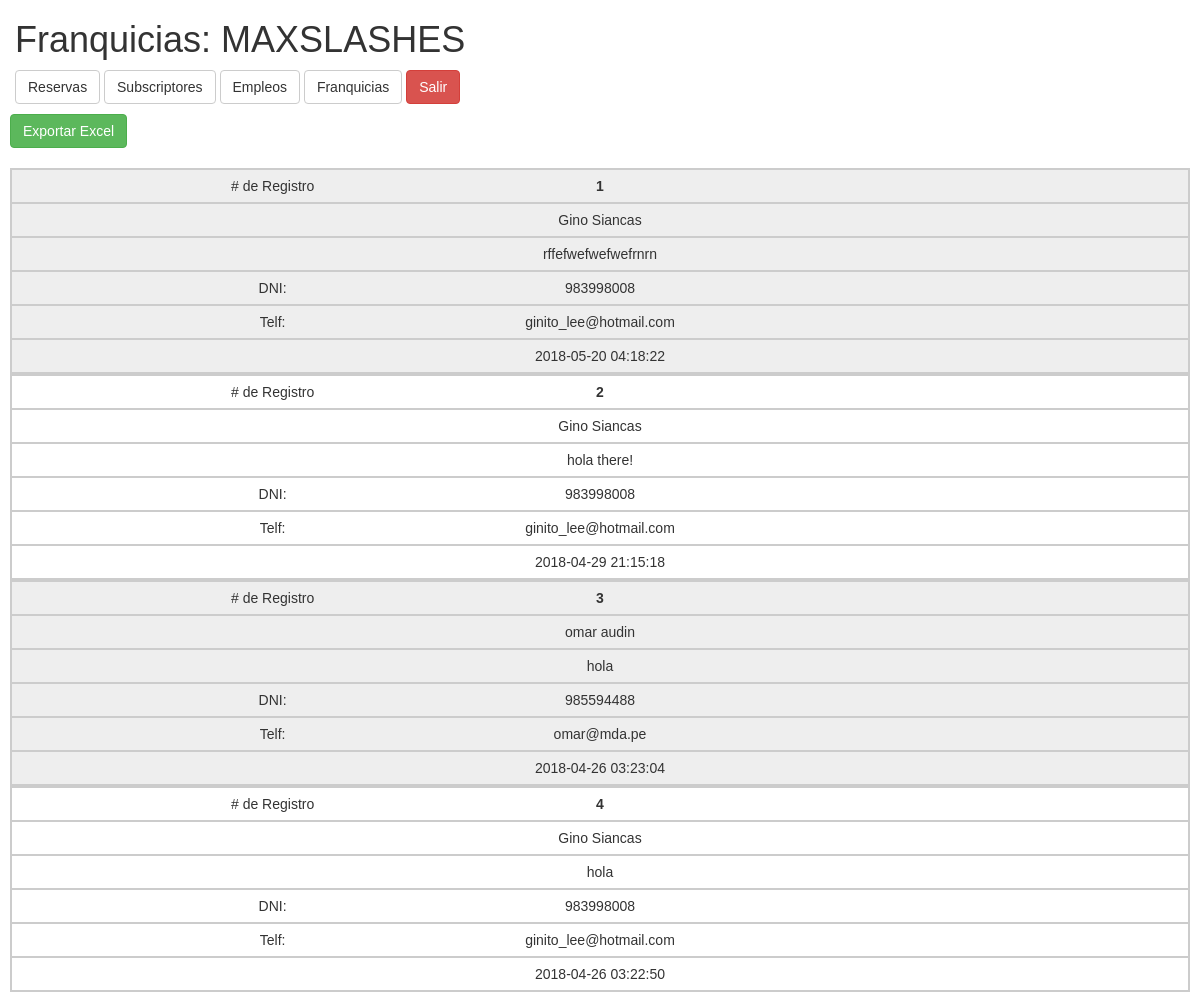
Screenshot of /badi/franquicias.php (signed in) with the database file from the repository.
### tables this page shows
CREATE TABLE `franquicias` (
  `franquicia_id` int(11) NOT NULL,
  `fullname` varchar(55) NOT NULL,
  `email` varchar(65) NOT NULL,
  `telephone` varchar(30) NOT NULL,
  `message` text NOT NULL,
  `date_register` datetime NOT NULL
);

### badi/franquicias.php (the view, shortened to what this page needs)
<!DOCTYPE HTML>
<html lang="sp">
<head>
	<link rel="stylesheet" type="text/css" href="../css/bootstrap.min.css">
</head>
<body>
<?php
require_once("header.php");
?>
<div id="page-wrap">
	<a href="export_files.php?status=3" class="btn btn-success">Exportar Excel</a><br><br>
	<table>
		<tbody>
		<?php
		require_once("../php/db_connection.php");
		$number = 1;
		if($query = mysqli_query($connect , "SELECT * FROM franquicias ORDER BY date_register DESC")){
			if(mysqli_num_rows($query)){
				while ($data = mysqli_fetch_assoc($query)) {
					$correo = ($data["email"] == "")? "No Aplica" : $data["email"];
					$phpdate = strtotime( $data["date_register"] );
					$date = date( 'Y-m-d H:i:s', $phpdate );
					echo '<tr>
							<td class="nomover"><strong>'.$number++.'</strong></td>
							<td class="nomover">'.$data["fullname"].'</td>
							<td class="nomover">'.$data["message"].'</td>
							<td class="nomover">'.$data["telephone"].'</td>
							<td class="nomover">'.$correo.'</td>
							<td class="nomover">'.$date.'</td>
						</tr>';
				}
			}else{echo "<h3>Lista Vacia<br><small>No hay nada que cargar.</small></h3>";}
		}else{echo "<h3>Ooh No! <br><small>Tuvimos un problema y no pudimos cargar esta pagina.</small></h3>";}
		?>
        </tbody>
	</table>
</div>
</body>
</html>

### badi/franquicias.php (style rules this page uses)
body { font-family: RobotoLight , sans-serif; }
@media only screen and (max-width: 760px),
		(min-device-width: 768px) and (max-device-width: 1024px) { table, thead, tbody, th, td, tr { display: block; } }
@media only screen and (max-width: 760px),
		(min-device-width: 768px) and (max-device-width: 1024px) { tr { border: 1px solid #ccc; } }
@media only screen and (max-width: 760px),
		(min-device-width: 768px) and (max-device-width: 1024px) { td { border: none; border-bottom: 1px solid #eee; position: relative; padding-left:50%; } }
@media only screen and (max-width: 760px),
		(min-device-width: 768px) and (max-device-width: 1024px) { td:before { position: absolute; top: 6px; left: 6px; width: 45%; padding-right: 20px; white-space: nowrap; } }
@media only screen and (max-width: 760px),
		(min-device-width: 768px) and (max-device-width: 1024px) { .nomover { text-align:center; padding-left: 6px; } }
@media only screen and (max-width: 760px),
		(min-device-width: 768px) and (max-device-width: 1024px) { td:nth-of-type(1):before { content: "# de Registro"; } }
@media only screen and (max-width: 760px),
		(min-device-width: 768px) and (max-device-width: 1024px) { td:nth-of-type(4):before { content: "DNI:"; } }
@media only screen and (max-width: 760px),
		(min-device-width: 768px) and (max-device-width: 1024px) { td:nth-of-type(5):before { content: "Telf:"; } }
@media only screen and (min-device-width: 768px) and (max-device-width: 1024px) { body { width:100%; } }
#page-wrap { margin: 10px; }
table { width: 100%; border-collapse: collapse; }
tr:nth-of-type(odd) { background: #eee; }
td, th { padding: 6px; border: 1px solid #ccc; text-align: left; }

### rows the page displays
franquicias: fullname "Gino Siancas", message "rffefwefwefwefrnrn", telephone "983998008", email "ginito_lee@hotmail.com", date_register "2018-05-20 04:18:22"
franquicias: fullname "Gino Siancas", message "hola there!", telephone "983998008", email "ginito_lee@hotmail.com", date_register "2018-04-29 21:15:18"
franquicias: fullname "omar audin", message "hola", telephone "985594488", email "omar@mda.pe", date_register "2018-04-26 03:23:04"
franquicias: fullname "Gino Siancas", message "hola", telephone "983998008", email "ginito_lee@hotmail.com", date_register "2018-04-26 03:22:50"

### other values shown
$title "Franquicias"
